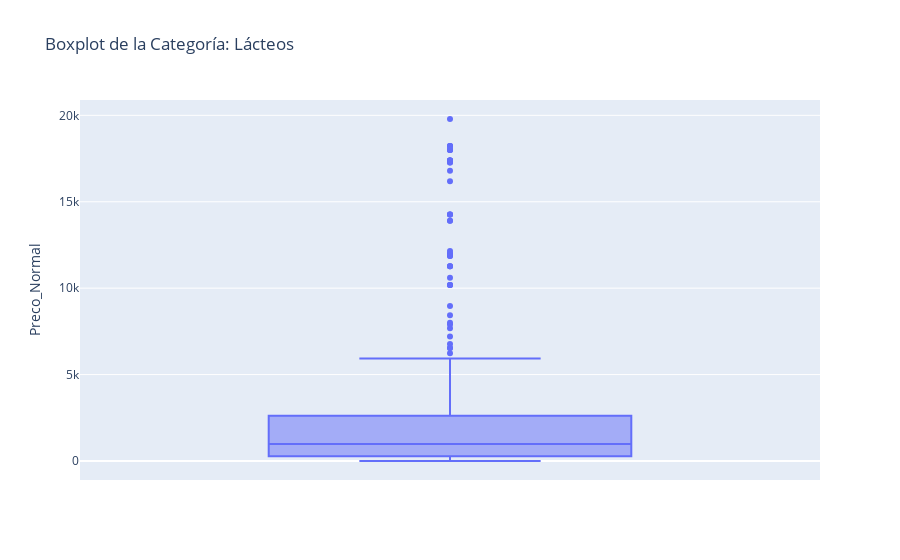

The code cell stored with this chart in its notebook:
### Code cell
# Boxplot de la distribuicion de los Precios_Normal para la categoria que tiene el major desvio padron ( lacteos ) 
categoria_mais_desvio_padrao = df.loc[df["Categoria"] == "lacteos"]
fig = px.box(categoria_mais_desvio_padrao, y="Preco_Normal", title="Boxplot de la Categoría: Lácteos")

fig.show()

### Figure 1 — Plotly figure (JSON) as saved in the notebook; plotly's stock layout.template omitted (floating-point values rounded to 4 significant figures; data arrays with more than 128 entries replaced by an {"elided": "..."} marker saying what was removed)
{"data": [{"alignmentgroup": "True", "hovertemplate": "Preco_Normal=%{y}<extra></extra>", "legendgroup": "", "marker": {"color": "#636efa"}, "name": "", "notched": false, "offsetgroup": "", "orientation": "v", "showlegend": false, "type": "box", "x0": " ", "xaxis": "x", "y": {"elided": "447 int values"}, "y0": " ", "yaxis": "y"}], "layout": {"autosize": true, "boxmode": "group", "legend": {"tracegroupgap": 0}, "title": {"text": "Boxplot de la Categoría: Lácteos"}, "xaxis": {"anchor": "y", "autorange": true, "domain": [0, 1], "range": [-0.5, 0.5], "type": "category"}, "yaxis": {"anchor": "x", "autorange": true, "domain": [0, 1], "range": [-1099.0, 20890.0], "title": {"text": "Preco_Normal"}, "type": "linear"}}}
